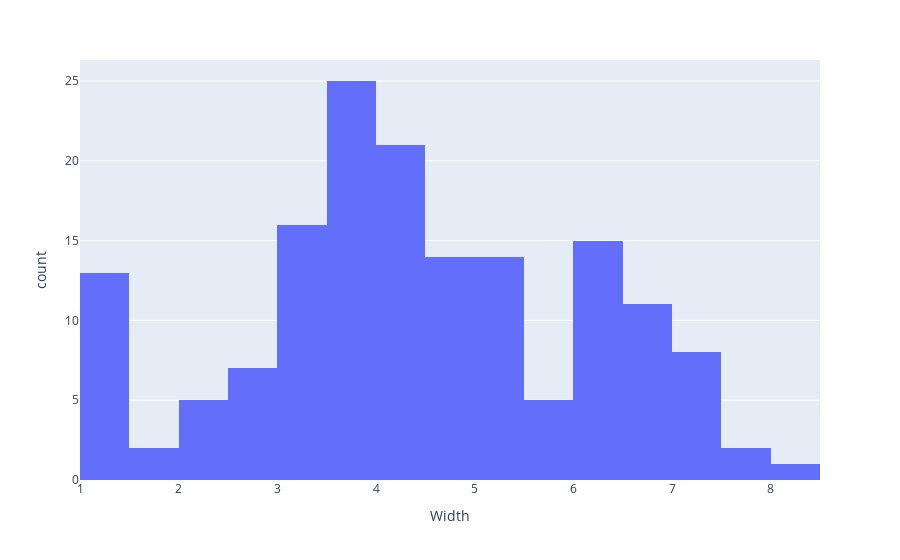

Notebook cell for this chart:
### Code cell
px.histogram(df,  x = df['Width'])

### Figure 1 — Plotly figure (JSON) as saved in the notebook; plotly's stock layout.template omitted (floating-point values rounded to 4 significant figures; data arrays with more than 128 entries replaced by an {"elided": "..."} marker saying what was removed)
{"data": [{"alignmentgroup": "True", "bingroup": "x", "hovertemplate": "Width=%{x}<br>count=%{y}<extra></extra>", "legendgroup": "", "marker": {"color": "#636efa", "pattern": {"shape": ""}}, "name": "", "offsetgroup": "", "orientation": "v", "showlegend": false, "type": "histogram", "x": {"elided": "159 float values"}, "xaxis": "x", "yaxis": "y"}], "layout": {"barmode": "relative", "legend": {"tracegroupgap": 0}, "margin": {"t": 60}, "xaxis": {"anchor": "y", "domain": [0, 1], "title": {"text": "Width"}}, "yaxis": {"anchor": "x", "domain": [0, 1], "title": {"text": "count"}}}}
